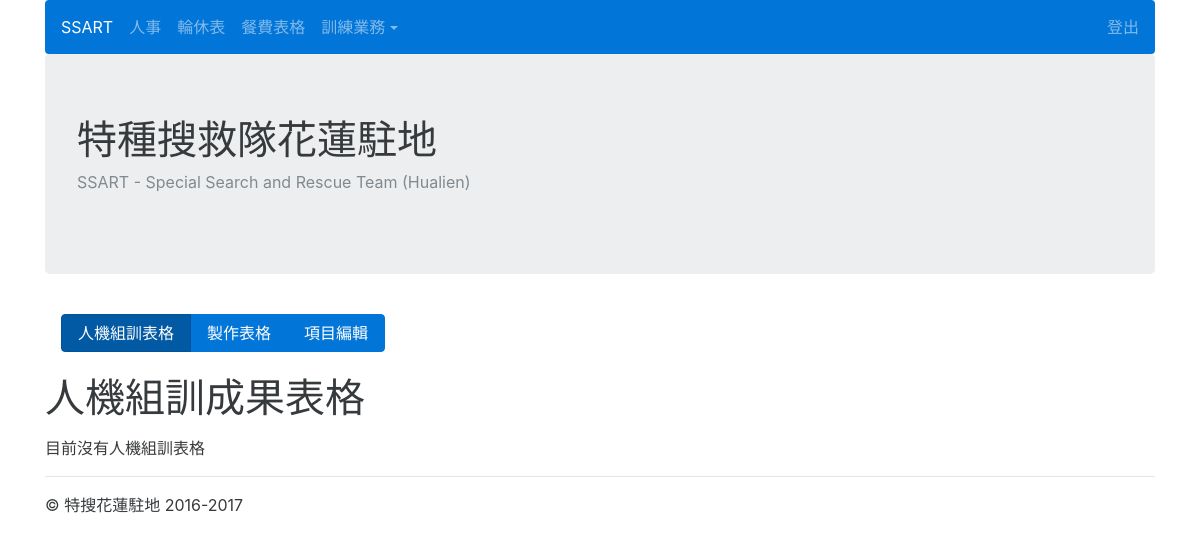
/train/zuxun (signed in), run on an earlier commit of the app's database.
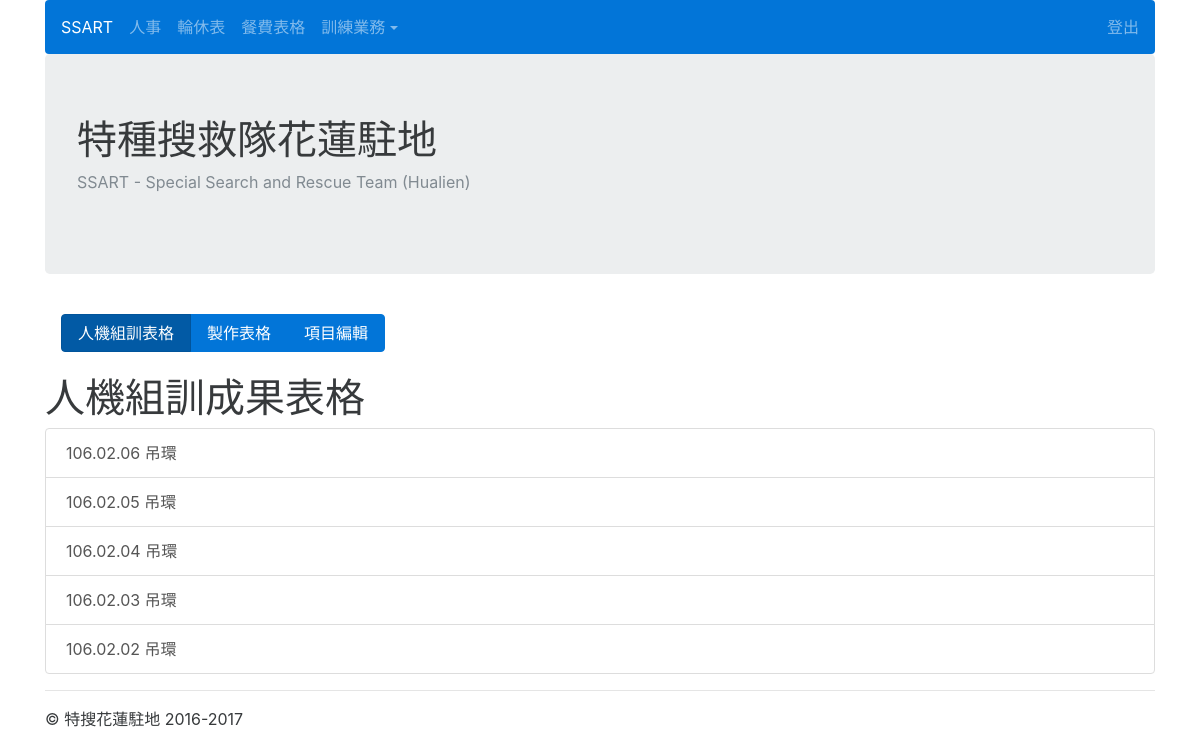
And on a later commit of the database.
### train/models.py (models this page shows, shortened)
class ZuXunTable(models.Model):
	session = models.CharField(max_length=50)
	date = models.CharField(max_length=20)
	img = models.FileField(upload_to=upload_location_zuxun)
	img2 = models.FileField(upload_to=upload_location_zuxun)
	class Meta:
		ordering = ['-pk']
	def get_absolute_url(self):
		return reverse ('zuxun_table_detail', kwargs={'pk':self.pk})

### train/views.py (the view)
@login_required
def zuxun_table_list(request):
	zuxuns = ZuXunTable.objects.all()
	context = {
	'zuxuns': zuxuns,
	}
	return render(request, 'zuxun_table_list.html', context)

### train/templates/zuxun_table_list.html
{% extends 'base.html' %}
{% block content %}
<nav class="navbar">
	<div class="btn-group">
		<a href={% url 'zuxun_table_list' %} class="btn btn-primary active">人機組訓表格</a>
		<a href={% url 'zuxun_table_create' %} class="btn btn-primary">製作表格</a>
		<a href={% url 'zuxun_session_create' %} class="btn btn-primary">項目編輯</a>
	</div>
</nav>
<p>
<div class="list-group">
	<h1>人機組訓成果表格</h1>
	<p>
	{% for zuxun in zuxuns %}
		<a href={{ zuxun.get_absolute_url }} class="list-group-item list-group-item-action">
		{{ zuxun.date }} {{ zuxun.session }}
		 </a>
	{% empty %}
		 <p>目前沒有人機組訓表格</p>
	{% endfor %}
</div>
{% endblock %}

What changed in the data, as far as the page shows it:
added ZuXunTable: date "106.02.06", session "吊環"
added ZuXunTable: date "106.02.05", session "吊環"
added ZuXunTable: date "106.02.04", session "吊環"
added ZuXunTable: date "106.02.03", session "吊環"
added ZuXunTable: date "106.02.02", session "吊環"
Also different on the page:
text no longer shown: "目前沒有人機組訓表格"
